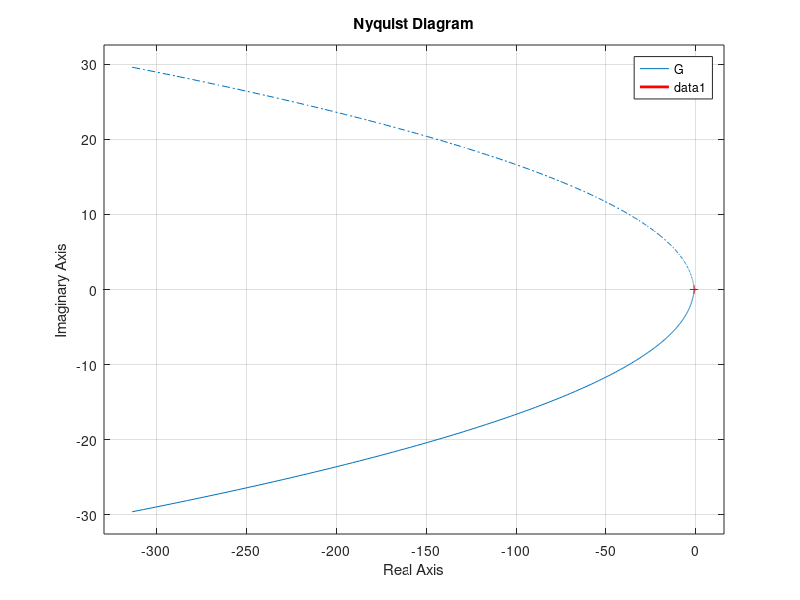

Reproduce this figure in MATLAB.
s = tf("s");

G = 5 * (s + 0.25) / ((s^2 + 2*s)^2);

nyquist(G);
hold on;
grid on;
clear;
clc;

a = linspace(0.0001, 10, 15000);
N = 2 + 4 ./ (pi * a);
P = -1 ./ N;
 
plot(real(P), imag(P), 'r', 'LineWidth', 2);